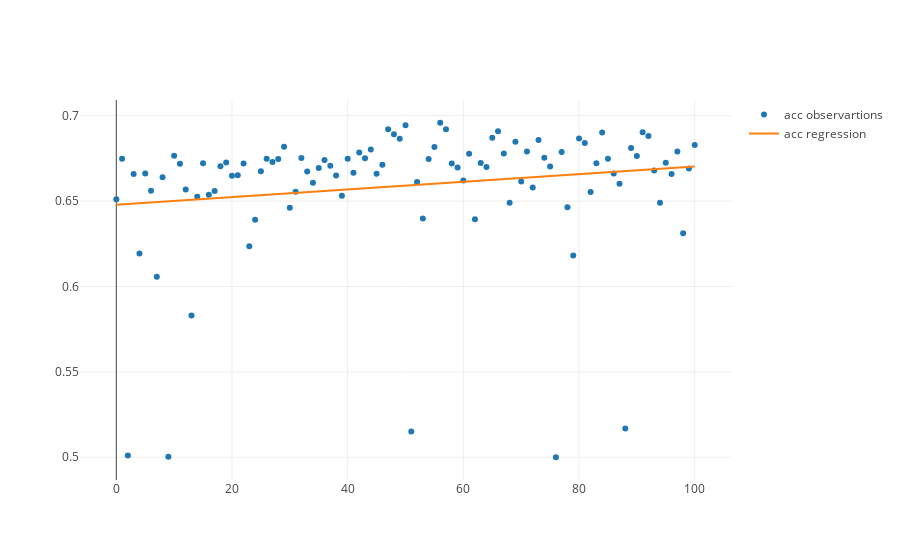

The notebook cell saved with this chart:
### Code cell
pl = iplot([acc_scatter, acc_pred_scatter])
pl
